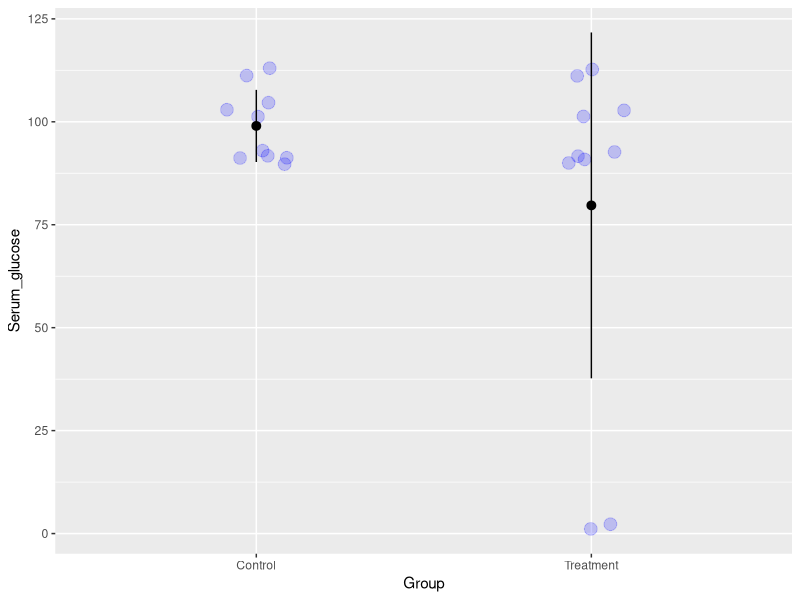

This figure's R source:
## ---- chunk 1
library(tidyverse)
library(Hmisc)
## ---- chunk 2

Control <- c(111, 113, 92, 103, 91, 101, 90, 93, 105, 91)
Treatment <- c(111, 113, 92, 103, 91, 101, 90, 93, 1, 2)
data <- data.frame(Control, Treatment)
data <- gather(data, Group, Serum_glucose)

ggplot(data, aes(Group, Serum_glucose))+
  geom_jitter(width=0.1, size=4, color="blue", alpha = 0.2) +
  stat_summary(fun.data="mean_sdl", fun.args =list(mult=1))

## ---- chunk 3
x <- replicate(6, rnorm(3, 2, 0.4))
apply(x, 2, mean)
